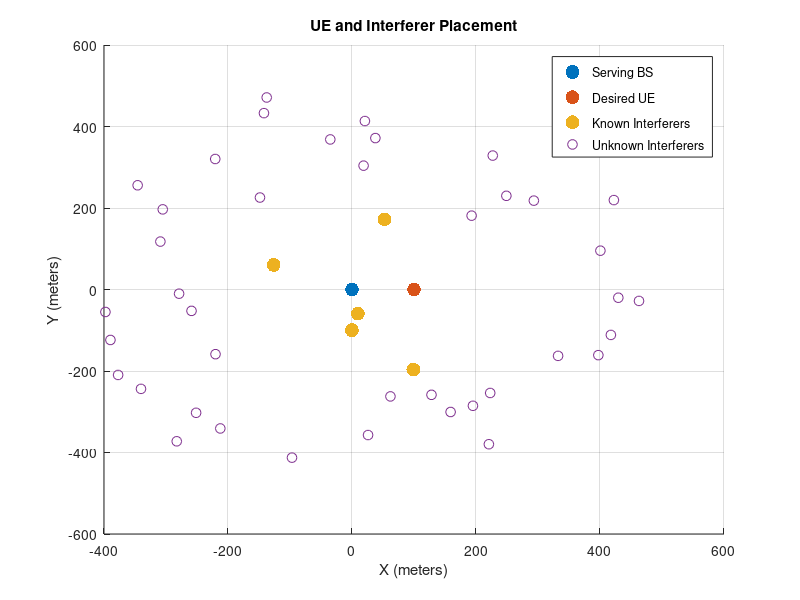

Recreate this plot in MATLAB.
num_known_interferers = 5;
num_unknown_interferers = 40;

% Known Interferers - Fixed Locations
radii = [60, 100, 140, 180, 220]; % Fixed distances
angles = 2*pi*rand(1, num_known_interferers); % Random angles
x_known = radii .* cos(angles);
y_known = radii .* sin(angles);

% Unknown Interferers - Random Locations
r_unknown = 250 + (500-250) * rand(1, num_unknown_interferers);
theta_unknown = 2 * pi * rand(1, num_unknown_interferers);
x_unknown = r_unknown .* cos(theta_unknown);
y_unknown = r_unknown .* sin(theta_unknown);

% Plot
figure; hold on; grid on;
scatter(0, 0, 100, 'ro', 'filled'); % Serving BS
scatter(100, 0, 100, 'bo', 'filled'); % Desired UE
scatter(x_known, y_known, 100, 'gs', 'filled'); % Known Interferers
scatter(x_unknown, y_unknown, 50, 'k*'); % Unknown Interferers
legend('Serving BS', 'Desired UE', 'Known Interferers', 'Unknown Interferers');
title('UE and Interferer Placement');
xlabel('X (meters)');
ylabel('Y (meters)');